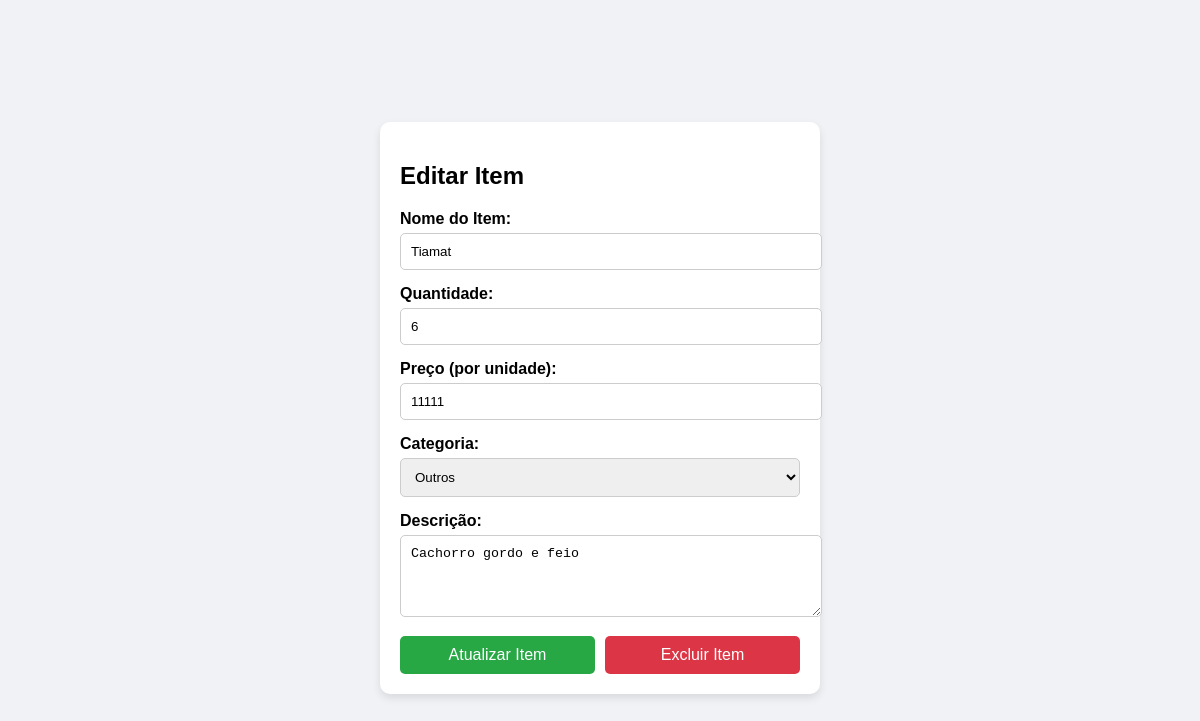
Page /edit_stock/7 on the committed database.
### tables this page shows
CREATE TABLE STOCK (
                        PK_ID INTEGER PRIMARY KEY AUTOINCREMENT, 
                        NOME TEXT, 
                        QUANTIDADE_DISPONIVEL INTEGER, 
                        PRECO INTEGER, 
                        CATEGORIA TEXT,
                        DESCRICAO TEXT 
                                                            );

### app.py (the view)
@app.route("/edit_stock/<int:item_id>", methods=['GET'])
def editar_item(item_id):
    if not checkUser():
        return redirect('/')
    data = db.fetch_data_by_id(item_id)
    data = db.item_to_dic(data)
    return render_template("edit_stock.html", item_data=data)

### app.py (called while the page is built)
def checkUser():
    return True

### db.py (called while the page is built)
def fetch_data_by_id(id: int):
    cur.execute(f"SELECT * FROM STOCK WHERE PK_ID= {id};")
    raw_data = cur.fetchall()
    return (raw_data[0])

def item_to_dic(item):
    dic_data = {    "id":        item[0],
                    "Nome":      item[1],
                    "qnt":       item[2],
                    "preco":     item[3],
                    "categoria": item[4],
                    "descricao": item[5]
                    }
    return dic_data

### templates/edit_stock.html (shortened to what this page needs)
<!DOCTYPE html>
<html lang="pt-BR">
<head>
</head>
<body>
    <div class="form-container">
        <h2>Editar Item</h2>
        <form id="edit-stock-form" action="/update-stock" method="POST">
            <div class="form-group">
                <label for="item-name">Nome do Item:</label>
                <input type="text" id="item-name" name="item-name" value="{{ item_data['Nome'] }}" required>
            </div>
            <div class="form-group">
                <label for="quantity">Quantidade:</label>
                <input type="number" id="quantity" name="quantity" min="0" value="{{ item_data['qnt'] }}" required>
            </div>
            <div class="form-group">
                <label for="price">Preço (por unidade):</label>
                <input type="number" id="price" name="price" step="0.01" value="{{ item_data['preco'] }}" required>
            </div>
            <div class="form-group">
                <label for="category">Categoria:</label>
                <select id="category" name="category">
                    <option value="outros" {% if item_data['categoria'] == 'outros' %}selected{% endif %}>Outros</option>
                </select>
            </div>
            <div class="form-group">
                <label for="description">Descrição:</label>
                <textarea id="description" name="description" rows="4">{{ item_data['descricao'] }}</textarea>
            </div>
            <div class="button-group">
                <button type="submit" class="update-btn">Atualizar Item</button>
                <button type="button" class="delete-btn" onclick="confirmDelete()">Excluir Item</button>
            </div>
        </form>
    </div>
</body>
</html>

### templates/edit_stock.html (style rules this page uses)
body { font-family: Arial, sans-serif; background-color: #f0f2f5; display: flex; justify-content: center; align-items: center; height: 100vh; }
.form-container { width: 400px; padding: 20px; background: #fff; box-shadow: 0 4px 8px rgba(0, 0, 0, 0.1); border-radius: 10px; }
.form-group { margin-bottom: 15px; }
label { font-weight: bold; }
input, textarea, select { width: 100%; padding: 10px; margin-top: 5px; border-radius: 5px; border: 1px solid #ccc; }
.button-group { display: flex; gap: 10px; }
button { flex: 1; padding: 10px; color: #fff; border: none; border-radius: 5px; cursor: pointer; font-size: 16px; }
.update-btn { background-color: #28a745; }
.delete-btn { background-color: #dc3545; }

### rows in the picture
STOCK: item-name "Tiamat", price "11111", category "Outros", description "Cachorro gordo e feio"
